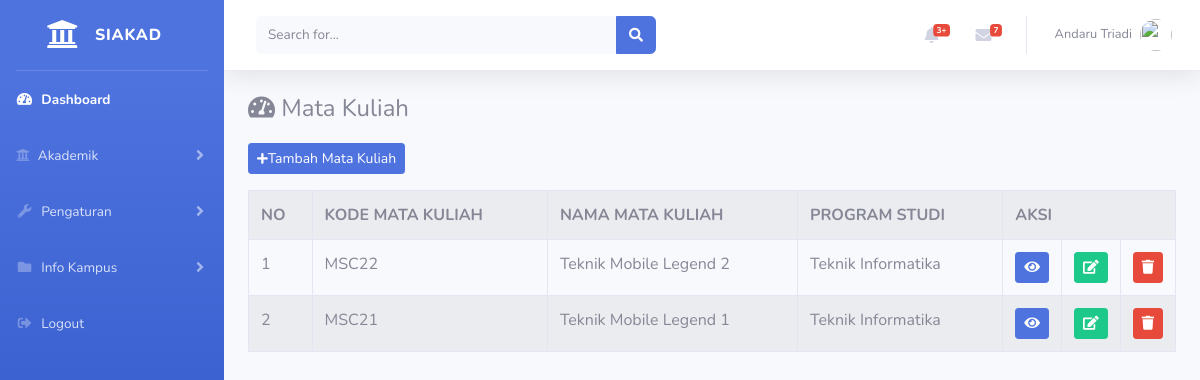
The page /index.php/administrator/matakuliah on the database as committed earlier.
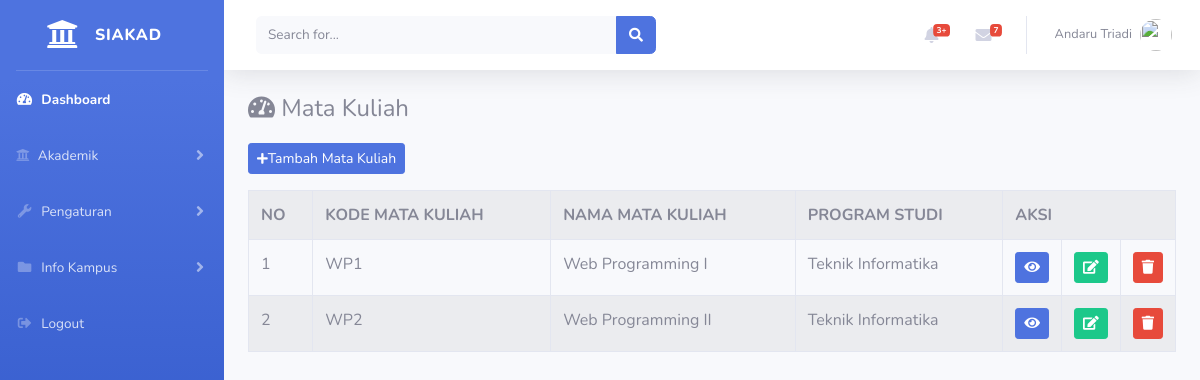
The same page on the database as committed later.
### tables this page shows
CREATE TABLE `matakuliah` (
  `id_matakuliah` int(11) NOT NULL,
  `kode_matakuliah` varchar(10) NOT NULL,
  `nama_matakuliah` varchar(100) NOT NULL,
  `sks` int(5) NOT NULL,
  `semester` int(10) NOT NULL,
  `nama_prodi` varchar(100) NOT NULL
);

### application/controllers/administrator/matakuliah.php (called while the page is built, shortened)
<?php
class Matakuliah extends CI_Controller{
	public function index(){
		$data['matakuliah'] = $this->matakuliah_model->tampil_data('matakuliah')->result();
		$this->load->view('templates_administrator/header');
		$this->load->view('templates_administrator/sidebar');
		$this->load->view('administrator/matakuliah', $data);
		$this->load->view('templates_administrator/footer');
	}
}

### index.php (called while the page is built, shortened)
<?php
require_once BASEPATH.'core/CodeIgniter.php';

### application/models/matakuliah_model.php (called while the page is built, shortened)
<?php
class Matakuliah_model extends CI_Model{
	public function tampil_data($table){
		return $this->db->get($table);
	}
}

### application/views/administrator/matakuliah.php (the view, shortened to what this page needs)
<div class="container-fluid">
	<h4>
        <i class="fas fa-tachometer-alt mb-3"></i> Mata Kuliah
    </h4>
    <a href="<?= base_url('administrator/matakuliah/tambah_matakuliah') ?>" class="btn btn-sm btn-primary mb-3"><i class="fas fa-sm fa-plus"></i>Tambah Mata Kuliah</a>
	<table class="table table-bordered table-striped table-hover">
		<tr>
			<th>NO</th>
			<th>KODE MATA KULIAH</th>
			<th>NAMA MATA KULIAH</th>
			<th>PROGRAM STUDI</th>
			<th colspan="3">AKSI</th>
		</tr>
		<?php
		$i = 1;
		foreach($matakuliah as $mth) : ?>
		<tr>
			<td><?= $i++ ?></td>
			<td><?= $mth->kode_matakuliah ?></td>
			<td><?= $mth->nama_matakuliah ?></td>
			<td><?= $mth->nama_prodi ?></td>
			<td width="20px">
    			<a href="<?= base_url('administrator/matakuliah/detail/').$mth->kode_matakuliah ?>" class="btn btn-sm btn-primary"><i class="fa fa-eye"></i></a>
    		</td>
			<td width="20px">
    			<a href="<?= base_url('administrator/matakuliah/update/').$mth->kode_matakuliah ?>" class="btn btn-sm btn-success"><i class="fa fa-edit"></i></a>
    		</td>
    		<td width="20px">
    			<a href="<?= base_url('administrator/matakuliah/delete/').$mth->kode_matakuliah ?>" class="btn btn-sm btn-danger"><i class="fa fa-trash"></i></a>
    		</td>
		</tr>
		<?php endforeach; ?>
	</table>
</div>

### application/views/templates_administrator/header.php (shortened to what this page needs)
<!DOCTYPE html>
<html lang="en">
<head>
    <link href="<?= base_url('assets/vendor/fontawesome-free/css/all.min.css') ?>" rel="stylesheet" type="text/css">
    <link href="<?= base_url('assets/css/sb-admin-2.min.css') ?>" rel="stylesheet">
</head>

### application/views/templates_administrator/sidebar.php (shortened to what this page needs)
<body id="page-top">
    <div id="wrapper">
        <ul class="navbar-nav bg-gradient-primary sidebar sidebar-dark accordion" id="accordionSidebar">
            <a class="sidebar-brand d-flex align-items-center justify-content-center" href="<?= base_url('administrator/dashboard') ?>">
                <div class="sidebar-brand-icon">
                    <i class="fas fa-university"></i>
                </div>
                <div class="sidebar-brand-text mx-3">SIAKAD</div>
            </a>
            <hr class="sidebar-divider my-0">
            <li class="nav-item active">
                <a class="nav-link" href="index.html">
                    <i class="fas fa-fw fa-tachometer-alt"></i>
                    <span>Dashboard</span></a>
            </li>
            <li class="nav-item">
                <a class="nav-link collapsed" href="#" data-toggle="collapse" data-target="#collapseTwo"
                    aria-expanded="true" aria-controls="collapseTwo">
                    <i class="fas fa-university fa-cog"></i>
                    <span>Akademik</span>
                </a>
            </li>
            <li class="nav-item">
                <a class="nav-link collapsed" href="#" data-toggle="collapse" data-target="#collapseUtilities"
                    aria-expanded="true" aria-controls="collapseUtilities">
                    <i class="fas fa-fw fa-wrench"></i>
                    <span>Pengaturan</span>
                </a>
            </li>
            <li class="nav-item">
                <a class="nav-link collapsed" href="#" data-toggle="collapse" data-target="#collapsePages"
                    aria-expanded="true" aria-controls="collapsePages">
                    <i class="fas fa-fw fa-folder"></i>
                    <span>Info Kampus</span>
                </a>
            </li>
            <li class="nav-item">
                <a class="nav-link" href="<?= base_url('administrator/auth/logout') ?>">
                    <i class="fas fa-fw fa-sign-out-alt"></i>
                    <span>Logout</span></a>
            </li>
        </ul>
        <div id="content-wrapper" class="d-flex flex-column">
            <div id="content">
                <nav class="navbar navbar-expand navbar-light bg-white topbar mb-4 static-top shadow">
                    <form
                        class="d-none d-sm-inline-block form-inline mr-auto ml-md-3 my-2 my-md-0 mw-100 navbar-search">
                        <div class="input-group">
                            <input type="text" class="form-control bg-light border-0 small" placeholder="Search for..."
                                aria-label="Search" aria-describedby="basic-addon2">
                            <div class="input-group-append">
                                <button class="btn btn-primary" type="button">
                                    <i class="fas fa-search fa-sm"></i>
                                </button>
                            </div>
                        </div>
                    </form>
                    <ul class="navbar-nav ml-auto">
                        <li class="nav-item dropdown no-arrow mx-1">
                            <a class="nav-link dropdown-toggle" href="#" id="alertsDropdown" role="button"
                                data-toggle="dropdown" aria-haspopup="true" aria-expanded="false">
                                <i class="fas fa-bell fa-fw"></i>
                                <span class="badge badge-danger badge-counter">3+</span>
                            </a>
                        </li>
                        <li class="nav-item dropdown no-arrow mx-1">
                            <a class="nav-link dropdown-toggle" href="#" id="messagesDropdown" role="button"
                                data-toggle="dropdown" aria-haspopup="true" aria-expanded="false">
                                <i class="fas fa-envelope fa-fw"></i>
                                <span class="badge badge-danger badge-counter">7</span>
                            </a>
                        </li>
                        <li class="nav-item dropdown no-arrow">
                            <a class="nav-link dropdown-toggle" href="#" id="userDropdown" role="button"
                                data-toggle="dropdown" aria-haspopup="true" aria-expanded="false">
                                <span class="mr-2 d-none d-lg-inline text-gray-600 small">Andaru Triadi</span>
                                <img class="img-profile rounded-circle"
                                    src="https://andarutriadi.my.id/assets/img/andaru-triadi.webp">
                            </a>
                        </li>
                    </ul>
                </nav>

### application/views/templates_administrator/footer.php (shortened to what this page needs)
        </div>
    </div>
</body>
</html>

Rows that differ between the two databases and show on the page:
removed matakuliah: kode_matakuliah "MSC21", nama_matakuliah "Teknik Mobile Legend 1", nama_prodi "Teknik Informatika"
added matakuliah: kode_matakuliah "WP1", nama_matakuliah "Web Programming I", nama_prodi "Teknik Informatika"
changed matakuliah: kode_matakuliah "MSC22" → "WP2"; nama_matakuliah "Teknik Mobile Legend 2" → "Web Programming II"
